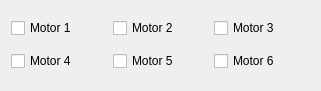
   <widget class="QWidget" name="layoutWidget">
    <property name="geometry">
     <rect>
      <x>760</x>
      <y>50</y>
      <width>321</width>
      <height>91</height>
     </rect>
    </property>
    <layout class="QVBoxLayout" name="motors_layout">
     <item>
      <layout class="QHBoxLayout" name="horizontalLayout_2">
       <item>
        <widget class="QCheckBox" name="motor1">
         <property name="text">
          <string>Motor 1</string>
         </property>
        </widget>
       </item>
       <item>
        <widget class="QCheckBox" name="motor2">
         <property name="text">
          <string>Motor 2</string>
         </property>
        </widget>
       </item>
       <item>
        <widget class="QCheckBox" name="motor3">
         <property name="text">
          <string>Motor 3</string>
         </property>
        </widget>
       </item>
      </layout>
     </item>
     <item>
      <layout class="QHBoxLayout" name="horizontalLayout">
       <item>
        <widget class="QCheckBox" name="motor4">
         <property name="text">
          <string>Motor 4</string>
         </property>
        </widget>
       </item>
       <item>
        <widget class="QCheckBox" name="motor5">
         <property name="text">
          <string>Motor 5</string>
         </property>
        </widget>
       </item>
       <item>
        <widget class="QCheckBox" name="motor6">
         <property name="text">
          <string>Motor 6</string>
         </property>
        </widget>
       </item>
      </layout>
     </item>
    </layout>
   </widget>
